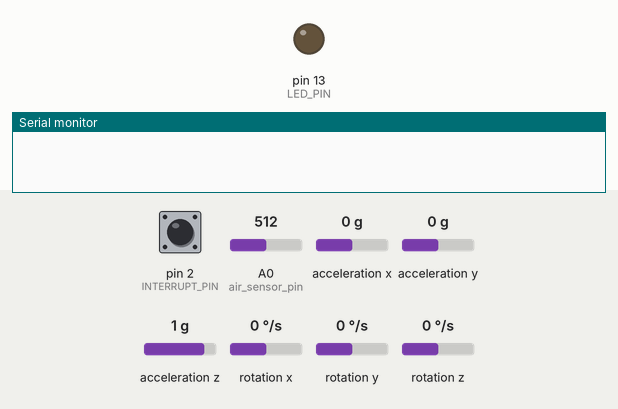
Simulated run of this sketch. Board: Arduino Uno, built with avr-gcc and run on an emulated ATmega328P. Parts: output pins drawn as LEDs (lit = HIGH), the last lines printed to the serial monitor. Dashed ring = blinking. Inputs (shaded band) come from the test bench; at power-on: acceleration x 0 g, pin 2 (INTERRUPT_PIN) LOW, A0 (air_sensor_pin) = 512, acceleration y 0 g, acceleration z 1 g, rotation x 0 °/s, rotation y 0 °/s, rotation z 0 °/s. The sensor or clock chip raises its interrupt line as the real part does.

Above: at 0.0 s.
At 1.87 s:
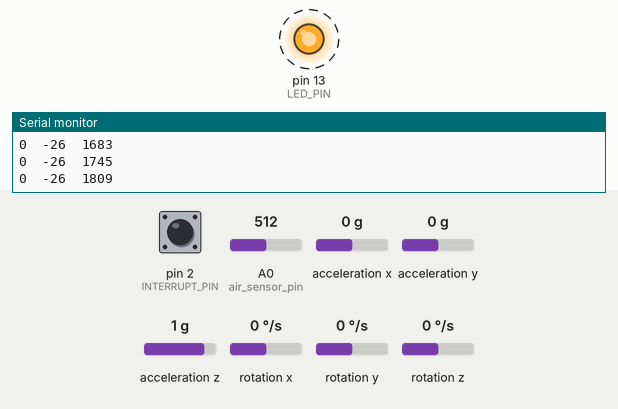
1.9 s: acceleration x set to -1.4 g
Timing chart, 0 to 10.9 s (numbered marks = the images above; inputs shaded):
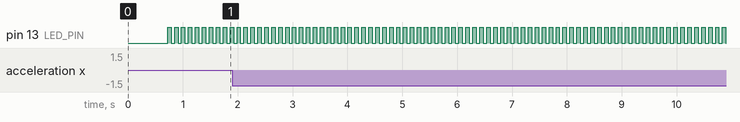

The sketch:

rocket.ino
```cpp
#include "I2Cdev.h"
#include "MPU6050_6Axis_MotionApps20.h"
#if I2CDEV_IMPLEMENTATION == I2CDEV_ARDUINO_WIRE
#include "Wire.h"
#include "BMP085.h"
#endif
MPU6050 mpu;
#define OUTPUT_READABLE_YAWPITCHROLL
#define OUTPUT_READABLE_REALACCEL
#define INTERRUPT_PIN 2  // use pin 2 on Arduino Uno & most boards
#define zero_velocity 538
int air_velocity_raw = 0;
int air_sensor_pin = 0;
#define LED_PIN 13 // (Arduino is 13, Teensy is 11, Teensy++ is 6)
bool blinkState = false;

// MPU control/status vars
bool dmpReady = false;  // set true if DMP init was successful
uint8_t mpuIntStatus;   // holds actual interrupt status byte from MPU
uint8_t devStatus;      // return status after each device operation (0 = success, !0 = error)
uint16_t packetSize;    // expected DMP packet size (default is 42 bytes)
uint16_t fifoCount;     // count of all bytes currently in FIFO
uint8_t fifoBuffer[64]; // FIFO storage buffer

// orientation/motion vars
Quaternion q;           // [w, x, y, z]         quaternion container
VectorInt16 aa;         // [x, y, z]            accel sensor measurements
VectorInt16 aaReal;     // [x, y, z]            gravity-free accel sensor measurements
VectorInt16 aaWorld;    // [x, y, z]            world-frame accel sensor measurements
VectorFloat gravity;    // [x, y, z]            gravity vector
float euler[3];         // [psi, theta, phi]    Euler angle container
float ypr[3];           // [yaw, pitch, roll]   yaw/pitch/roll container and gravity vector

// packet structure for InvenSense teapot demo
uint8_t teapotPacket[14] = { '$', 0x02, 0, 0, 0, 0, 0, 0, 0, 0, 0x00, 0x00, '\r', '\n' };


// ================================================================
// ===               INTERRUPT DETECTION ROUTINE                ===
// ================================================================
unsigned long time = 0;
volatile bool mpuInterrupt = false;     // indicates whether MPU interrupt pin has gone high
void dmpDataReady() {
  mpuInterrupt = true;
}
void setup() {
  // put your setup code here, to run once:
#if I2CDEV_IMPLEMENTATION == I2CDEV_ARDUINO_WIRE
  Wire.begin();
  Wire.setClock(400000); // 400kHz I2C clock. Comment this line if having compilation difficulties
#elif I2CDEV_IMPLEMENTATION == I2CDEV_BUILTIN_FASTWIRE
  Fastwire::setup(400, true);
#endif
  Serial.begin(9600);
  Serial.println(F("Initializing I2C devices..."));
  mpu.initialize();
  pinMode(INTERRUPT_PIN, INPUT);
  Serial.println(F("Testing device connections..."));
  Serial.println(mpu.testConnection() ? F("MPU6050 connection successful") : F("MPU6050 connection failed"));

  // wait for ready
  Serial.println(F("\nSend any character to begin Rocket project "));
  //while (Serial.available() && Serial.read()); // empty buffer
  //while (!Serial.available());                 // wait for data
  //while (Serial.available() && Serial.read()); // empty buffer again

  // load and configure the DMP
  Serial.println(F("Initializing DMP..."));
  devStatus = mpu.dmpInitialize();

  // supply your own gyro offsets here, scaled for min sensitivity
  mpu.setXGyroOffset(220);
  mpu.setYGyroOffset(76);
  mpu.setZGyroOffset(-85);
  mpu.setZAccelOffset(1788); // 1688 factory default for my test chip

  // make sure it worked (returns 0 if so)
  if (devStatus == 0) {
    // turn on the DMP, now that it's ready
    Serial.println(F("Enabling DMP..."));
    mpu.setDMPEnabled(true);

    // enable Arduino interrupt detection
    Serial.println(F("Enabling interrupt detection (Arduino external interrupt 0)..."));
    attachInterrupt(digitalPinToInterrupt(INTERRUPT_PIN), dmpDataReady, RISING);
    mpuIntStatus = mpu.getIntStatus();

    // set our DMP Ready flag so the main loop() function knows it's okay to use it
    Serial.println(F("DMP ready! Waiting for first interrupt..."));
    dmpReady = true;

    // get expected DMP packet size for later comparison
    packetSize = mpu.dmpGetFIFOPacketSize();
  } else {
    // ERROR!
    // 1 = initial memory load failed
    // 2 = DMP configuration updates failed
    // (if it's going to break, usually the code will be 1)
    Serial.print(F("DMP Initialization failed (code "));
    Serial.print(devStatus);
    Serial.println(F(")"));
  }

  // configure LED for output
  pinMode(LED_PIN, OUTPUT);
}

void loop() {
  // put your main code here, to run repeatedly:
  if (!dmpReady) return;
  while (!mpuInterrupt && fifoCount < packetSize) {
    // other program behavior stuff here
    // .
    // .
    // .
    // if you are really paranoid you can frequently test in between other
    // stuff to see if mpuInterrupt is true, and if so, "break;" from the
    // while() loop to immediately process the MPU data
    // .
    // .
    // .
  }
  mpuInterrupt = false;
  mpuIntStatus = mpu.getIntStatus();

  // get current FIFO count
  fifoCount = mpu.getFIFOCount();

  // check for overflow (this should never happen unless our code is too inefficient)
  if ((mpuIntStatus & 0x10) || fifoCount == 1024) {
    // reset so we can continue cleanly
    mpu.resetFIFO();
    //Serial.println(F("FIFO overflow!"));

    // otherwise, check for DMP data ready interrupt (this should happen frequently)
  } else if (mpuIntStatus & 0x02) {
    // wait for correct available data length, should be a VERY short wait
    while (fifoCount < packetSize) fifoCount = mpu.getFIFOCount();

    // read a packet from FIFO
    mpu.getFIFOBytes(fifoBuffer, packetSize);

    // track FIFO count here in case there is > 1 packet available
    // (this lets us immediately read more without waiting for an interrupt)
    fifoCount -= packetSize;
#ifdef OUTPUT_READABLE_YAWPITCHROLL
    // display Euler angles in degrees
    mpu.dmpGetQuaternion(&q, fifoBuffer);
    mpu.dmpGetGravity(&gravity, &q);
    mpu.dmpGetYawPitchRoll(ypr, &q, &gravity);
    //Serial.print("ypr\t");
    //Serial.print(ypr[0] * 180/M_PI);
    //Serial.print("\t");
    //Serial.print(ypr[1] * 180/M_PI);
    //Serial.print("\t");
    //Serial.println(ypr[2] * 180/M_PI);
#endif
#ifdef OUTPUT_READABLE_REALACCEL
    // display real acceleration, adjusted to remove gravity
    mpu.dmpGetQuaternion(&q, fifoBuffer);
    mpu.dmpGetAccel(&aa, fifoBuffer);
    mpu.dmpGetGravity(&gravity, &q);
    mpu.dmpGetLinearAccel(&aaReal, &aa, &gravity);
    //Serial.print("areal\t");
    // Serial.print(aaReal.x);
    //Serial.print("\t");
    //Serial.print(aaReal.y);
    //Serial.print("\t");
    if ((ypr[1] * 180 / M_PI) <= 24 && (ypr[1] * 180 / M_PI) >= -16 && (ypr[2] * 180 / M_PI) <= 25 && (ypr[2] * 180 / M_PI) >= -15) {
      Serial.print(aaReal.z);
      Serial.print("\t");
      air_velocity_raw = analogRead(air_sensor_pin);
      Serial.print(air_velocity_raw - zero_velocity);
      Serial.print("\t");
      time = millis();
      Serial.println(time);
      delay(50);
    }
    else {
      Serial.print("NA");
      Serial.print("\t");
      air_velocity_raw = analogRead(air_sensor_pin);
      Serial.print(air_velocity_raw - zero_velocity);
      Serial.print("\t");
      time = millis();
      Serial.println(time);
      delay(50);
    }
#endif
    blinkState = !blinkState;
    digitalWrite(LED_PIN, blinkState);

  }


}
```

Measured:
- by itself, pin 13 (LED_PIN): alternates HIGH for 0.06 s and LOW for 0.06 s
